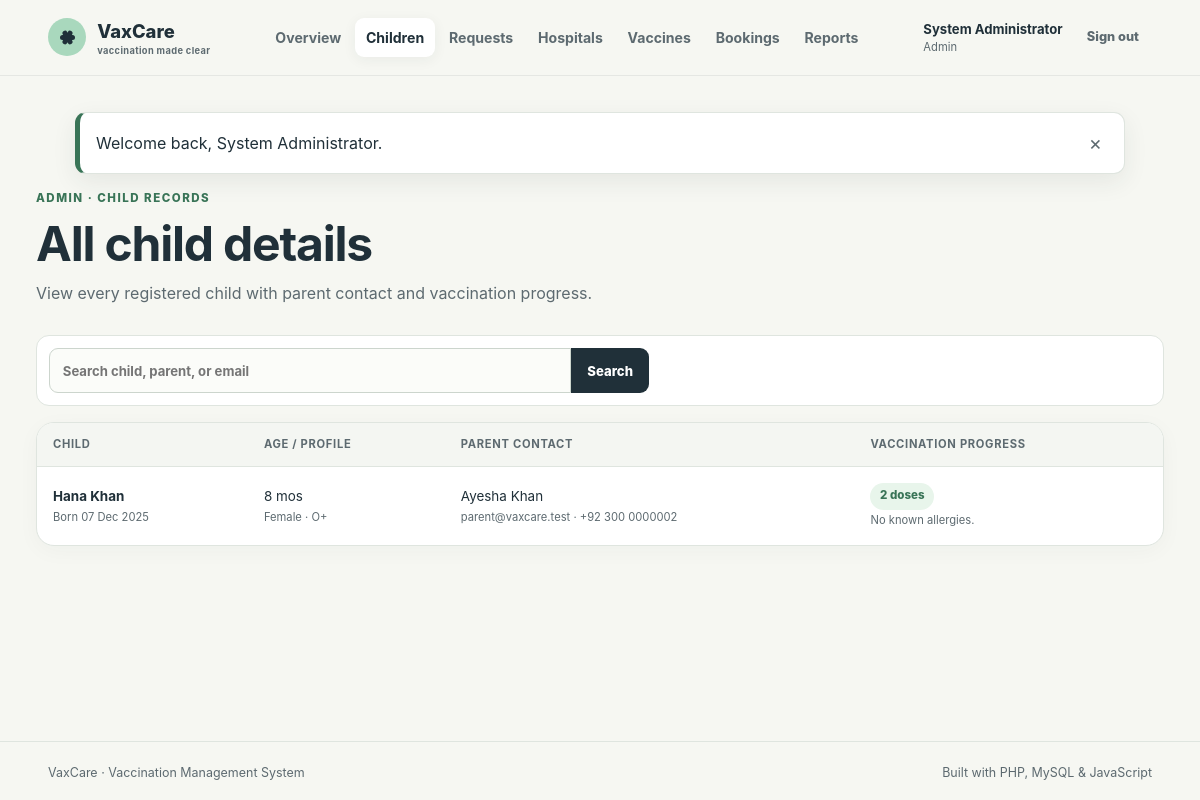
Page /index.php?route=admin.children (signed in) on the committed database.
### tables this page shows
CREATE TABLE `children` (
  `id` bigint(20) unsigned NOT NULL AUTO_INCREMENT,
  `parent_id` bigint(20) unsigned NOT NULL,
  `name` varchar(100) NOT NULL,
  `date_of_birth` date NOT NULL,
  `gender` enum('female','male','other') NOT NULL,
  `blood_group` varchar(5) DEFAULT NULL,
  `medical_notes` varchar(500) DEFAULT NULL,
  `created_at` timestamp NOT NULL DEFAULT current_timestamp(),
  `updated_at` timestamp NOT NULL DEFAULT current_timestamp() ON UPDATE current_timestamp(),
  PRIMARY KEY (`id`),
  KEY `idx_children_parent` (`parent_id`),
  KEY `idx_children_birth` (`date_of_birth`),
  CONSTRAINT `fk_child_parent` FOREIGN KEY (`parent_id`) REFERENCES `users` (`id`) ON DELETE CASCADE
);

CREATE TABLE `users` (
  `id` bigint(20) unsigned NOT NULL AUTO_INCREMENT,
  `role` enum('admin','parent','hospital') NOT NULL,
  `name` varchar(100) NOT NULL,
  `email` varchar(190) NOT NULL,
  `password_hash` varchar(255) NOT NULL,
  `phone` varchar(30) DEFAULT NULL,
  `status` enum('active','inactive') NOT NULL DEFAULT 'active',
  `created_at` timestamp NOT NULL DEFAULT current_timestamp(),
  `updated_at` timestamp NOT NULL DEFAULT current_timestamp() ON UPDATE current_timestamp(),
  PRIMARY KEY (`id`),
  UNIQUE KEY `email` (`email`),
  KEY `idx_users_role_status` (`role`,`status`)
);

### app/helpers.php (called while the page is built, shortened)
<?php
function e(mixed $value): string
{
    return htmlspecialchars((string) $value, ENT_QUOTES | ENT_SUBSTITUTE, 'UTF-8');
}
function display_date(?string $date, string $format = 'd M Y'): string
{
    return (new DateTimeImmutable($date))->format($format);
}
function status_label(string $status): string
{
    return ucwords(str_replace('_', ' ', $status));
}
function age_label(string $dateOfBirth): string
{
    $birth = new DateTimeImmutable($dateOfBirth);
    $now = new DateTimeImmutable('today');
    $difference = $birth->diff($now);
    return $difference->m . ' mo' . ($difference->m === 1 ? '' : 's');
}
function render(string $view, array $data = []): never
{
    $viewFile = __DIR__ . '/views/' . $view . '.php';
    extract($data, EXTR_SKIP);
    require __DIR__ . '/views/layout/header.php';
    require $viewFile;
    require __DIR__ . '/views/layout/footer.php';
    exit;
}

### app/controllers/AdminController.php (called while the page is built, shortened)
<?php
function admin_children(PDO $pdo): never
{
    $search = trim((string) ($_GET['search'] ?? ''));
    $sql = 'SELECT c.*, u.name parent_name, u.email parent_email, u.phone parent_phone,
                   (SELECT COUNT(*) FROM vaccination_records vr WHERE vr.child_id = c.id) completed_doses
            FROM children c JOIN users u ON u.id = c.parent_id';
    $parameters = [];
    $sql .= ' ORDER BY c.name';
    $statement = $pdo->prepare($sql);
    $statement->execute($parameters);
    render('admin/children', ['title' => 'All child details', 'children' => $statement->fetchAll(), 'search' => $search]);
}

### public/index.php (called while the page is built, shortened)
<?php
require_once dirname(__DIR__) . '/app/bootstrap.php';
require_once dirname(__DIR__) . '/app/controllers/AdminController.php';
$route = (string) ($_GET['route'] ?? 'home');
$routes = [
    'home' => 'auth_home',
    'login' => 'auth_login',
    'register.parent' => 'auth_register_parent',
    'register.hospital' => 'auth_register_hospital',
    'logout' => 'auth_logout',
    'admin.dashboard' => 'admin_dashboard',
    'admin.children' => 'admin_children',
    'admin.requests' => 'admin_requests',
    'admin.request.update' => 'admin_request_update',
    'admin.hospitals' => 'admin_hospitals',
    'admin.hospital.save' => 'admin_hospital_save',
    'admin.hospital.delete' => 'admin_hospital_delete',
    'admin.vaccines' => 'admin_vaccines',
    'admin.bookings' => 'admin_bookings',
    'admin.reports' => 'admin_reports',
    'parent.dashboard' => 'parent_dashboard',
    'parent.children' => 'parent_children',
    'parent.child.save' => 'parent_child_save',
    'parent.child.delete' => 'parent_child_delete',
    'parent.hospitals' => 'parent_hospitals',
    'parent.booking.create' => 'parent_booking_create',
    'parent.bookings' => 'parent_bookings',
    'parent.report' => 'parent_report',
    'parent.profile' => 'parent_profile',
    'hospital.dashboard' => 'hospital_dashboard',
    'hospital.inventory' => 'hospital_inventory',
    'hospital.inventory.update' => 'hospital_inventory_update',
    'hospital.appointments' => 'hospital_appointments',
    'hospital.appointment.update' => 'hospital_appointment_update',
];
$routes[$route]($pdo);

### app/views/admin/children.php (the view, shortened to what this page needs)
<div class="page-heading"><div><span class="eyebrow">Admin · Child records</span><h1>All child details</h1><p>View every registered child with parent contact and vaccination progress.</p></div></div>
<form class="filter-bar" method="get" action="index.php">
    <label class="search-field"><span class="sr-only">Search children</span><input name="search" value="<?= e($search) ?>" placeholder="Search child, parent, or email"><button type="submit">Search</button></label>
</form>
<section class="panel table-panel">
    <?php if (!$children): ?><div class="empty-inline"><h2>No matching children</h2><p>Try a different name or email.</p></div><?php else: ?>
    <div class="table-scroll"><table><thead><tr><th>Child</th><th>Age / profile</th><th>Parent contact</th><th>Vaccination progress</th></tr></thead><tbody>
    <?php foreach ($children as $child): ?><tr>
        <td><strong><?= e($child['name']) ?></strong><small>Born <?= e(display_date($child['date_of_birth'])) ?></small></td>
        <td><?= e(age_label($child['date_of_birth'])) ?><small><?= e(status_label($child['gender'])) ?><?= $child['blood_group'] ? ' · ' . e($child['blood_group']) : '' ?></small></td>
        <td><?= e($child['parent_name']) ?><small><?= e($child['parent_email']) ?><?= $child['parent_phone'] ? ' · ' . e($child['parent_phone']) : '' ?></small></td>
        <td><span class="dose-count"><?= (int) $child['completed_doses'] ?> dose<?= (int) $child['completed_doses'] === 1 ? '' : 's' ?></span><small><?= e($child['medical_notes'] ?: 'No medical notes') ?></small></td>
    </tr><?php endforeach; ?>
    </tbody></table></div><?php endif; ?>
</section>

### public/assets/css/app.css (style rules this page uses)
:root { --ink: #203039; --ink-soft: #5d6a70; --paper: #f6f7f2; --surface: #ffffff; --line: #dfe5df; --mint: #a9d8bd; --mint-deep: #397457; --coral: #f1a78f; --coral-deep: #994d37; --blue: #b8d7e8; --blue-deep: #35677f; --sun: #f0d477; --danger: #b94b49; --shadow: 0 14px 42px rgba(32, 48, 57, .08); --radius: 18px; --radius-sm: 11px; }
* { box-sizing: border-box; }
html { scroll-behavior: smooth; }
body { margin: 0; color: var(--ink); background: var(--paper); font-family: Inter, ui-sans-serif, system-ui, -apple-system, "Segoe UI", sans-serif; line-height: 1.55; }
button, input, select, textarea { font: inherit; }
button, a { -webkit-tap-highlight-color: transparent; }
h1, h2, h3, p { margin-top: 0; }
h1, h2, h3 { line-height: 1.13; letter-spacing: -.025em; }
h1 { font-size: clamp(2rem, 4vw, 3.5rem); margin-bottom: .65rem; }
small { color: var(--ink-soft); }
.eyebrow { display: block; margin-bottom: .55rem; color: var(--mint-deep); font-size: .72rem; font-weight: 800; letter-spacing: .13em; text-transform: uppercase; }
form label { display: block; color: var(--ink); font-size: .82rem; font-weight: 750; }
input, select, textarea { width: 100%; margin-top: .38rem; padding: .72rem .8rem; color: var(--ink); background: #fbfcf9; border: 1px solid #ccd5cd; border-radius: 9px; outline: none; }
form > label, form > .password-field, form > .form-grid { margin-bottom: 1rem; }
.page-heading { display: flex; align-items: flex-end; justify-content: space-between; gap: 1.5rem; margin-bottom: 1.8rem; }
.page-heading h1 { font-size: clamp(2rem, 4vw, 3.25rem); }
.page-heading p { max-width: 690px; margin-bottom: 0; color: var(--ink-soft); }
.panel { margin-bottom: 1.4rem; padding: clamp(1rem, 2.5vw, 1.5rem); background: white; border: 1px solid var(--line); border-radius: var(--radius); box-shadow: 0 5px 22px rgba(32,48,57,.035); }
.table-panel { padding: 0; overflow: hidden; }
.table-scroll { overflow-x: auto; }
table { width: 100%; border-collapse: collapse; font-size: .84rem; }
th { padding: .8rem 1rem; color: var(--ink-soft); background: #f4f6f2; font-size: .7rem; letter-spacing: .06em; text-align: left; text-transform: uppercase; white-space: nowrap; }
td { padding: .95rem 1rem; border-top: 1px solid var(--line); vertical-align: middle; }
td strong, td small { display: block; }
td small { margin-top: .15rem; }
.filter-bar { display: flex; align-items: flex-end; gap: .8rem; margin-bottom: 1rem; padding: .75rem; border: 1px solid var(--line); border-radius: 13px; background: white; }
.filter-bar label { min-width: 170px; margin: 0; }
.search-field { display: flex !important; flex: 1; max-width: 600px; }
.search-field input { margin: 0; border-radius: 9px 0 0 9px; }
.search-field button { padding: 0 1rem; border: 0; border-radius: 0 9px 9px 0; background: var(--ink); color: white; font-weight: 800; cursor: pointer; }
.dose-count { display: inline-flex; padding: .3rem .6rem; border-radius: 999px; color: var(--mint-deep); background: #e8f5eb; font-size: .72rem; font-weight: 800; }

### rows in the picture
children: name "Hana Khan", date_of_birth "07 Dec 2025", date_of_birth "8 mos", gender "Female", blood_group "O+", parent.name "Ayesha Khan", parent.email "parent@vaxcare.test", parent.phone "+92 300 0000002", completed_doses "2", medical_notes "No known allergies."

### other values in the picture
$label "Overview"
$label "Children"
$label "Requests"
$label "Hospitals"
$label "Vaccines"
$label "Bookings"
$label "Reports"
$user['name'] "System Administrator"
status_label($role) "Admin"
$flash['message'] "Welcome back, System Administrator."
